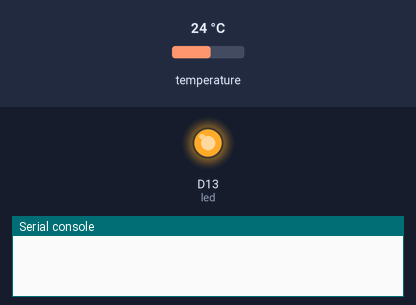
This program was run on a simulated CircuitPython board. Parts: output pins drawn as LEDs (lit = HIGH), the last lines printed to the serial console. The inputs (shaded band) are chosen by the test bench; at power-on: temperature 24 °C. No radio messages arrive unless stated (any console line starting 'radio sent:' is added by the test bench).

Above: at 1.5 s.
At 4.0 s:
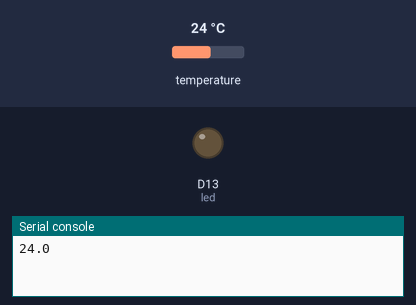
Timing chart, 0 to 7.6 s (numbered marks = the images above):
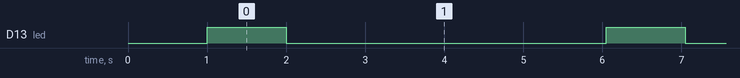

Measured:
- by itself, D13 (led): alternates HIGH for 1.0 s and LOW for 4.1 s

The program:

main.py
```python
import board
import busio
import digitalio
import time
import gc

from adafruit_onewire.bus import OneWireBus
from adafruit_ds18x20 import DS18X20

SLEEPTIME = 3

spi = busio.SPI(board.SCK, MOSI=board.MOSI, MISO=board.MISO)
cs = digitalio.DigitalInOut(board.RFM9X_CS)
reset = digitalio.DigitalInOut(board.RFM9X_RST)
import adafruit_rfm9x
r = adafruit_rfm9x.RFM9x(spi, cs, reset, 915.0)
led = digitalio.DigitalInOut(board.D13)
led.direction = digitalio.Direction.OUTPUT

def send(message):
    r.send(message)

ow_bus = OneWireBus(board.D5)
time.sleep(1.)

ds18 = DS18X20(ow_bus, ow_bus.scan()[0])
#t=ds18.temperature
#print(t)

while True:
    gc.collect()
    led.value=True
    time.sleep(1)
    led.value=False
    time.sleep(1)
    try:
        #ds18 = DS18X20(ow_bus, ow_bus.scan()[0])
        t=ds18.temperature
        msg=str(t)
        send(msg)
        print(msg)
        time.sleep(SLEEPTIME)
    except Exception as e:
        print(e)
```
